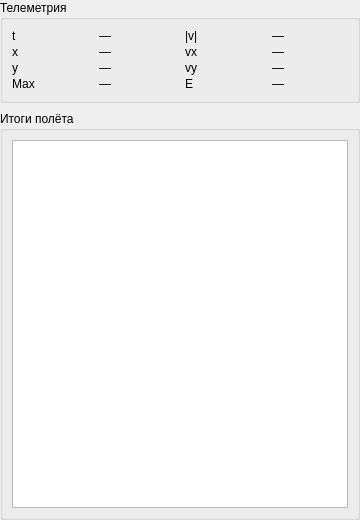
<?xml version="1.0" encoding="UTF-8"?>
<ui version="4.0">
 <class>ResultsPanel</class>
 <widget class="QWidget" name="ResultsPanel">
  <property name="geometry">
   <rect>
    <x>0</x>
    <y>0</y>
    <width>360</width>
    <height>520</height>
   </rect>
  </property>
  <layout class="QVBoxLayout" name="results_panel_layout">
   <property name="spacing"><number>8</number></property>
   <property name="leftMargin"><number>0</number></property>
   <property name="topMargin"><number>0</number></property>
   <property name="rightMargin"><number>0</number></property>
   <property name="bottomMargin"><number>0</number></property>
   <item>
    <widget class="QGroupBox" name="group_telemetry">
     <property name="title">
      <string>Телеметрия</string>
     </property>
     <layout class="QGridLayout" name="telemetry_grid">
      <property name="horizontalSpacing"><number>10</number></property>
      <property name="verticalSpacing"><number>2</number></property>
      <item row="0" column="0">
       <widget class="QLabel" name="cap_t">
        <property name="text"><string>t</string></property>
        <property name="class" stdset="0"><string>dim</string></property>
       </widget>
      </item>
      <item row="0" column="1">
       <widget class="QLabel" name="val_t">
        <property name="text"><string>—</string></property>
        <property name="class" stdset="0"><string>value</string></property>
       </widget>
      </item>
      <item row="0" column="2">
       <widget class="QLabel" name="cap_v">
        <property name="text"><string>|v|</string></property>
        <property name="class" stdset="0"><string>dim</string></property>
       </widget>
      </item>
      <item row="0" column="3">
       <widget class="QLabel" name="val_v">
        <property name="text"><string>—</string></property>
        <property name="class" stdset="0"><string>value</string></property>
       </widget>
      </item>
      <item row="1" column="0">
       <widget class="QLabel" name="cap_x">
        <property name="text"><string>x</string></property>
        <property name="class" stdset="0"><string>dim</string></property>
       </widget>
      </item>
      <item row="1" column="1">
       <widget class="QLabel" name="val_x">
        <property name="text"><string>—</string></property>
        <property name="class" stdset="0"><string>value</string></property>
       </widget>
      </item>
      <item row="1" column="2">
       <widget class="QLabel" name="cap_vx">
        <property name="text"><string>vx</string></property>
        <property name="class" stdset="0"><string>dim</string></property>
       </widget>
      </item>
      <item row="1" column="3">
       <widget class="QLabel" name="val_vx">
        <property name="text"><string>—</string></property>
        <property name="class" stdset="0"><string>value</string></property>
       </widget>
      </item>
      <item row="2" column="0">
       <widget class="QLabel" name="cap_y">
        <property name="text"><string>y</string></property>
        <property name="class" stdset="0"><string>dim</string></property>
       </widget>
      </item>
      <item row="2" column="1">
       <widget class="QLabel" name="val_y">
        <property name="text"><string>—</string></property>
        <property name="class" stdset="0"><string>value</string></property>
       </widget>
      </item>
      <item row="2" column="2">
       <widget class="QLabel" name="cap_vy">
        <property name="text"><string>vy</string></property>
        <property name="class" stdset="0"><string>dim</string></property>
       </widget>
      </item>
      <item row="2" column="3">
       <widget class="QLabel" name="val_vy">
        <property name="text"><string>—</string></property>
        <property name="class" stdset="0"><string>value</string></property>
       </widget>
      </item>
      <item row="3" column="0">
       <widget class="QLabel" name="cap_mach">
        <property name="text"><string>Мах</string></property>
        <property name="class" stdset="0"><string>dim</string></property>
       </widget>
      </item>
      <item row="3" column="1">
       <widget class="QLabel" name="val_mach">
        <property name="text"><string>—</string></property>
        <property name="class" stdset="0"><string>value</string></property>
       </widget>
      </item>
      <item row="3" column="2">
       <widget class="QLabel" name="cap_energy">
        <property name="text"><string>E</string></property>
        <property name="class" stdset="0"><string>dim</string></property>
       </widget>
      </item>
      <item row="3" column="3">
       <widget class="QLabel" name="val_energy">
        <property name="text"><string>—</string></property>
        <property name="class" stdset="0"><string>value</string></property>
       </widget>
      </item>
     </layout>
    </widget>
   </item>
   <item>
    <widget class="QGroupBox" name="group_results">
     <property name="title">
      <string>Итоги полёта</string>
     </property>
     <layout class="QVBoxLayout" name="results_box_layout">
      <item>
       <widget class="QTableWidget" name="table_results"/>
      </item>
     </layout>
    </widget>
   </item>
  </layout>
 </widget>
 <resources/>
 <connections/>
</ui>
